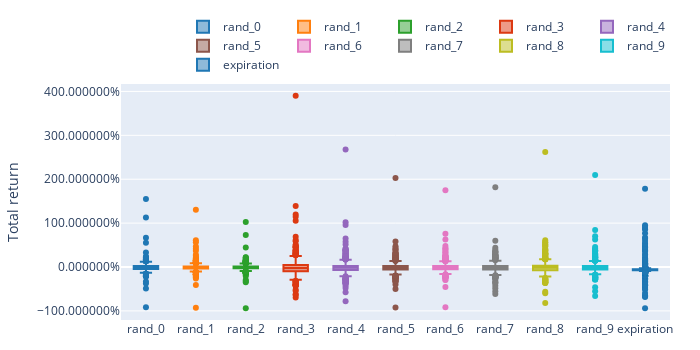

Notebook code cell kept with this figure:
### Code cell
total_return_by_type = total_return.unstack(level='exit_type')[exit_types]

print(pd.DataFrame({
    'Mean': total_return_by_type.mean(),
    'Median': total_return_by_type.median(),
    'Std': total_return_by_type.std(),
}))

total_return_by_type.vbt.boxplot(
    yaxis_title='Total return',
    yaxis_tickformat='%'
).show()

### Figure 1 — Plotly figure (JSON) as saved in the notebook; plotly's stock layout.template omitted (floating-point values rounded to 4 significant figures; data arrays with more than 128 entries replaced by an {"elided": "..."} marker saying what was removed)
{"data": [{"name": "rand_0", "showlegend": true, "type": "box", "uid": "bfa5ac99-265e-4465-aa39-127410e65bc6", "y": {"elided": "604 float values"}}, {"name": "rand_1", "showlegend": true, "type": "box", "uid": "d054c8f2-5232-492e-b1e2-4ab139adad63", "y": {"elided": "604 float values"}}, {"name": "rand_2", "showlegend": true, "type": "box", "uid": "35fadb59-042c-48fd-bfd9-c77b75cd2d99", "y": {"elided": "604 float values"}}, {"name": "rand_3", "showlegend": true, "type": "box", "uid": "bfa048e0-15bf-4a37-9b1c-e0ca16e82a97", "y": {"elided": "604 float values"}}, {"name": "rand_4", "showlegend": true, "type": "box", "uid": "48cfabb0-398c-42df-9a93-d6bb56263674", "y": {"elided": "604 float values"}}, {"name": "rand_5", "showlegend": true, "type": "box", "uid": "27025998-c780-451f-9e55-af4883f28860", "y": {"elided": "604 float values"}}, {"name": "rand_6", "showlegend": true, "type": "box", "uid": "4ad9defb-a3a7-4ad8-bc94-a9b03fc584d2", "y": {"elided": "604 float values"}}, {"name": "rand_7", "showlegend": true, "type": "box", "uid": "ceafb2f4-60b6-41c7-94b4-b6883808edd1", "y": {"elided": "604 float values"}}, {"name": "rand_8", "showlegend": true, "type": "box", "uid": "a2082e9c-20e9-4471-af0c-b86fa26dee1b", "y": {"elided": "604 float values"}}, {"name": "rand_9", "showlegend": true, "type": "box", "uid": "c5e9ddcb-5977-4b56-bcef-7356aa70d962", "y": {"elided": "604 float values"}}, {"name": "expiration", "showlegend": true, "type": "box", "uid": "fd8bd1ac-e383-4320-acb3-63a327716a9b", "y": {"elided": "604 float values"}}], "layout": {"height": 350, "legend": {"orientation": "h", "traceorder": "normal", "x": 1, "xanchor": "right", "y": 1.02, "yanchor": "bottom"}, "margin": {"b": 30, "l": 30, "r": 30, "t": 30}, "width": 700, "yaxis": {"tickformat": "%", "title": {"text": "Total return"}}}}
